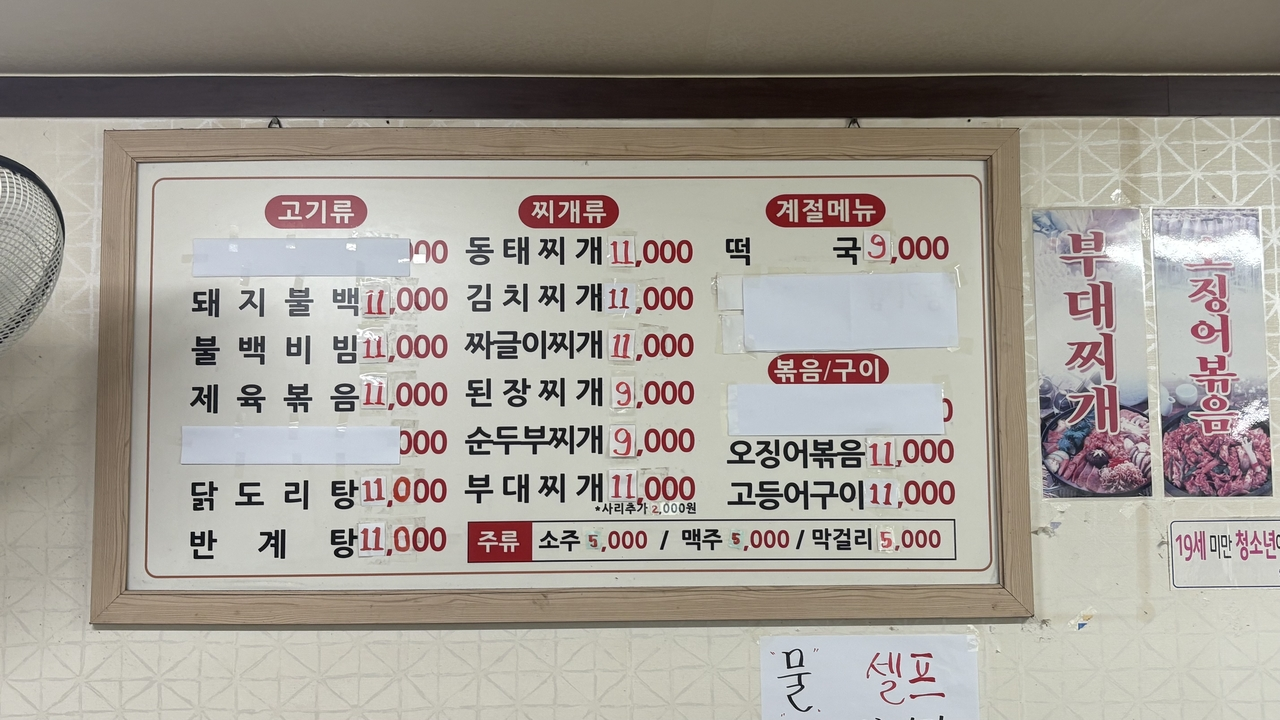
#> input picture images/menu_001.jpg, 1280 x 720 px
$ python preprocess_image.py --image ../images/menu_001.jpg
#> lines starting #> are read from the running program, lines starting #| are printed output that depends on the picture; after the words box and inside, x2 and y2 are one past the last pixel; in counts of white or black regions, pixels touching at a corner belong together
import argparse
import math
import os
from pathlib import Path

from PIL import Image, ImageEnhance, ImageFilter, ImageOps


def preprocess_image(
    input_path: str,
    output_path: str | None = None,
    crop: tuple[int, int, int, int] | None = None,
    scale: float = 2.0,
    grayscale: bool = True,
    contrast: float = 1.4,
    sharpness: float = 1.6,
    perspective: bool = True,
    deskew: bool = True,
    max_deskew_angle: float = 25.0,
    max_output_pixels: int | None = None,
):
#> called with input_path = '../images/menu_001.jpg', scale = 2, grayscale = True, contrast = 1.4, sharpness = 1.6, perspective = True, deskew = True, max_deskew_angle = 25
    source = Path(input_path)
    if not source.exists() or not source.is_file():
        raise FileNotFoundError(f"이미지 파일을 찾을 수 없습니다: {input_path}")

    image = Image.open(source)
#> image is the input picture: PIL image 1280x720 RGB; mean R, G, B 161.2, 155.3, 147.7
    image = ImageOps.exif_transpose(image)

    if crop:
        image = image.crop(crop)

    if perspective:
        image = auto_perspective_correct(image)

    if deskew:
        image = auto_deskew(image, max_angle=max_deskew_angle)

    if max_output_pixels is None:
        max_output_pixels = int(os.getenv("OCR_PREPROCESS_MAX_PIXELS", "20000000"))

    effective_scale = max(float(scale), 0.1)
    target_pixels = image.width * image.height * (effective_scale**2)
    if max_output_pixels > 0 and target_pixels > max_output_pixels:
        effective_scale = math.sqrt(max_output_pixels / (image.width * image.height))

    if abs(effective_scale - 1.0) > 0.001:
        width = max(1, int(image.width * effective_scale))
        height = max(1, int(image.height * effective_scale))
        image = image.resize((width, height), Image.Resampling.LANCZOS)

    if grayscale:
        image = ImageOps.grayscale(image)

    image = ImageEnhance.Contrast(image).enhance(contrast)
    image = ImageEnhance.Sharpness(image).enhance(sharpness)
    image = image.filter(ImageFilter.UnsharpMask(radius=1.5, percent=140, threshold=3))

    target = Path(output_path) if output_path else build_output_path(source)
    target.parent.mkdir(parents=True, exist_ok=True)
    image.save(target, quality=95)

    return target


def require_cv_tools():
    try:
        import cv2
        import numpy as np
    except ImportError as error:
        raise RuntimeError(
            "기울기/원근 보정에는 opencv-python-headless와 numpy가 필요합니다. "
            "pip install -r requirements.txt를 실행해주세요."
        ) from error

    return cv2, np


def auto_perspective_correct(image: Image.Image):
    cv2, np = require_cv_tools()
    cv_image = pil_to_cv(image)
    original = cv_image.copy()
    height, width = cv_image.shape[:2]

    gray = cv2.cvtColor(cv_image, cv2.COLOR_BGR2GRAY)
    gray = cv2.GaussianBlur(gray, (5, 5), 0)
    edges = cv2.Canny(gray, 50, 150)
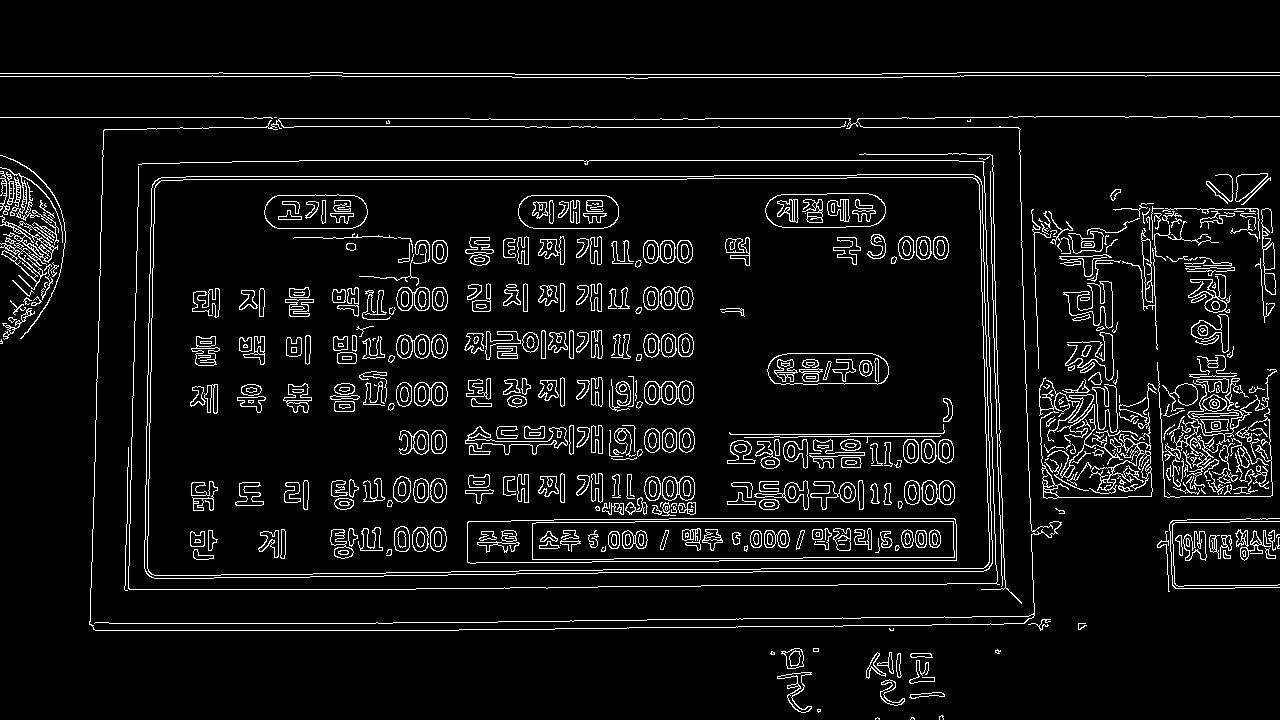
#> edges: shape (720, 1280); 6.6% white in thin lines or dots
    edges = cv2.dilate(edges, np.ones((5, 5), np.uint8), iterations=1)
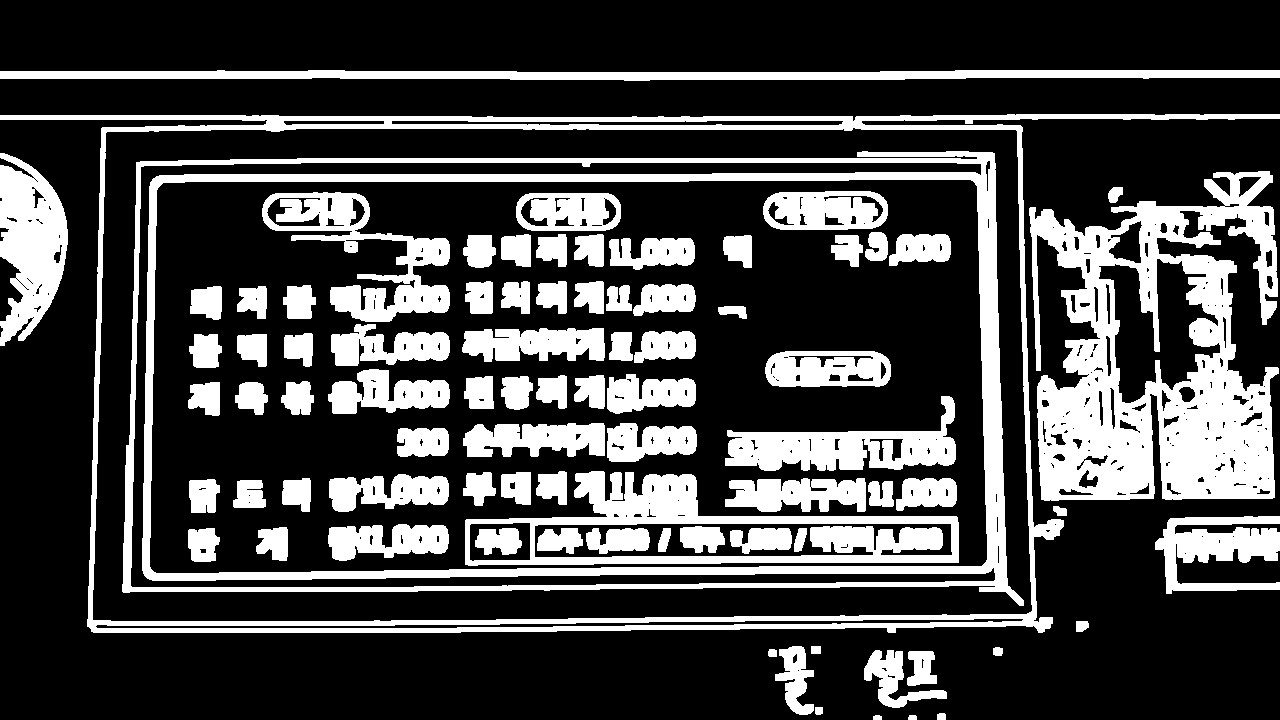
#> edges: shape (720, 1280); 27.3% white; 83 white regions

    contours, _ = cv2.findContours(edges, cv2.RETR_EXTERNAL, cv2.CHAIN_APPROX_SIMPLE)
#> contours = 18 contours; largest, box (x1, y1, x2, y2) and area: (0, 114, 1280, 633) 479652, (1029, 171, 1279, 501) 56788, (0, 70, 1280, 81) 9045, (0, 153, 68, 346) 8444, (1155, 516, 1280, 594) 5034
    contours = sorted(contours, key=cv2.contourArea, reverse=True)
    min_area = width * height * 0.18

    for contour in contours[:8]:
        area = cv2.contourArea(contour)
        if area < min_area:
            continue

        perimeter = cv2.arcLength(contour, True)
        approx = cv2.approxPolyDP(contour, 0.02 * perimeter, True)
        if len(approx) != 4:
            continue

        corrected = four_point_transform(original, approx.reshape(4, 2))
        if corrected.shape[0] < 100 or corrected.shape[1] < 100:
            continue

        return cv_to_pil(corrected)
#> this loop made 8 passes
#> area on passes 2 to 8: 56788, 9045, 8444, 5034, 1676, 1359, 699

    return image


def auto_deskew(image: Image.Image, max_angle: float = 25.0):
#> called with max_angle = 25
    cv2, np = require_cv_tools()
    cv_image = pil_to_cv(image)
    gray = cv2.cvtColor(cv_image, cv2.COLOR_BGR2GRAY)
    gray = cv2.GaussianBlur(gray, (3, 3), 0)

    threshold = cv2.threshold(gray, 0, 255, cv2.THRESH_BINARY_INV + cv2.THRESH_OTSU)[1]
#> threshold: shape (720, 1280); 38.5% white; 426 white regions (182 under 20 px), largest, box (x1, y1, x2, y2) and area: (0, 0, 1280, 631) 271241, (1039, 380, 1152, 498) 7723, (1161, 393, 1273, 497) 7155
    kernel = cv2.getStructuringElement(cv2.MORPH_RECT, (30, 3))
    connected = cv2.dilate(threshold, kernel, iterations=1)
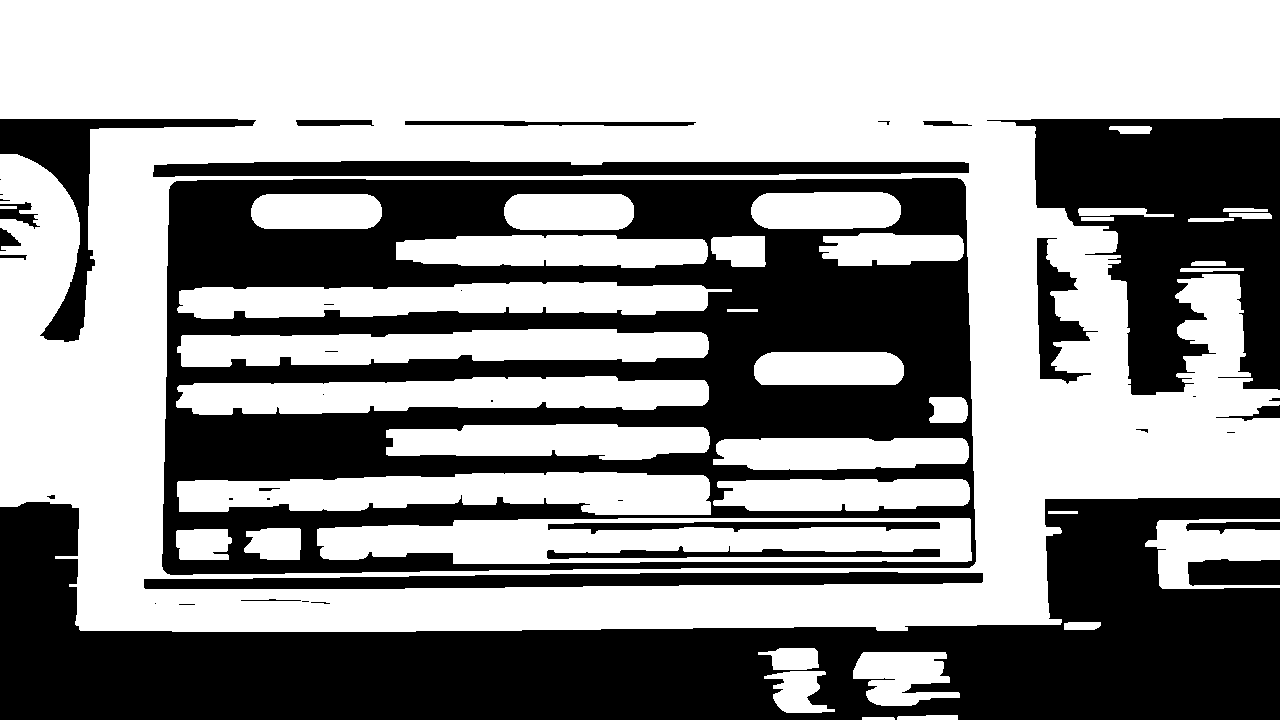
#> connected: shape (720, 1280); 57.7% white; 41 black regions (17 under 20 px), largest, box (x1, y1, x2, y2) and area: (162, 178, 976, 575) 163430, (0, 498, 1280, 720) 139778, (987, 118, 1280, 395) 43338

    coords = np.column_stack(np.where(connected > 0))
#> coords = 531526 pairs, first value 0 to 719, second value 0 to 1279
    if len(coords) < 100:
        return image

    angle = cv2.minAreaRect(coords)[-1]
#> angle = -90
    if angle < -45:
        angle = -(90 + angle)
#> angle = 0
    else:
        angle = -angle

    if abs(angle) < 0.25 or abs(angle) > max_angle:
        return image

    height, width = cv_image.shape[:2]
    center = (width // 2, height // 2)
    matrix = cv2.getRotationMatrix2D(center, angle, 1.0)
    cos = abs(matrix[0, 0])
    sin = abs(matrix[0, 1])
    new_width = int((height * sin) + (width * cos))
    new_height = int((height * cos) + (width * sin))
    matrix[0, 2] += (new_width / 2) - center[0]
    matrix[1, 2] += (new_height / 2) - center[1]

    rotated = cv2.warpAffine(
        cv_image,
        matrix,
        (new_width, new_height),
        flags=cv2.INTER_CUBIC,
        borderMode=cv2.BORDER_REPLICATE,
    )
    return cv_to_pil(rotated)


def pil_to_cv(image: Image.Image):
    _, np = require_cv_tools()
    rgb_image = image.convert("RGB")
    return np.array(rgb_image)[:, :, ::-1].copy()


def cv_to_pil(cv_image):
    rgb_image = cv_image[:, :, ::-1]
    return Image.fromarray(rgb_image)


# [40 lines left out: functions order_points, four_point_transform, not called in this run]


def build_output_path(source: Path):
    return Path("images/preprocessed") / f"{source.stem}_preprocessed.jpg"


def parse_crop(crop_text: str | None):
    if not crop_text:
        return None

    values = [int(value.strip()) for value in crop_text.split(",")]
    if len(values) != 4:
        raise ValueError("--crop은 left,top,right,bottom 형식이어야 합니다. 예: 90,120,1030,590")

    left, top, right, bottom = values
    if right <= left or bottom <= top:
        raise ValueError("--crop 좌표가 올바르지 않습니다. right/bottom은 left/top보다 커야 합니다.")

    return left, top, right, bottom


def parse_args():
    parser = argparse.ArgumentParser(description="CLOVA OCR 재시도용 메뉴판 이미지를 로컬 전처리")
    parser.add_argument("--image", required=True, help="전처리할 원본 이미지 경로")
    parser.add_argument("--output", help="저장할 전처리 이미지 경로")
    parser.add_argument("--crop", help="잘라낼 영역: left,top,right,bottom")
    parser.add_argument("--scale", type=float, default=2.0, help="확대 배율")
    parser.add_argument("--contrast", type=float, default=1.4, help="대비 보정 강도")
    parser.add_argument("--sharpness", type=float, default=1.6, help="선명도 보정 강도")
    parser.add_argument("--color", action="store_true", help="흑백 변환하지 않고 컬러 유지")
    parser.add_argument("--no-perspective", action="store_true", help="자동 원근 보정을 끔")
    parser.add_argument("--no-deskew", action="store_true", help="자동 기울기 보정을 끔")
    parser.add_argument("--max-deskew-angle", type=float, default=25.0, help="자동 회전 보정 최대 각도")
    return parser.parse_args()


def main():
    args = parse_args()

    try:
        output_path = preprocess_image(
            input_path=args.image,
            output_path=args.output,
            crop=parse_crop(args.crop),
            scale=args.scale,
            grayscale=not args.color,
            contrast=args.contrast,
            sharpness=args.sharpness,
            perspective=not args.no_perspective,
            deskew=not args.no_deskew,
            max_deskew_angle=args.max_deskew_angle,
        )
#> in preprocess_image, `image = ImageEnhance.Contrast(image).enhance(contrast)`:
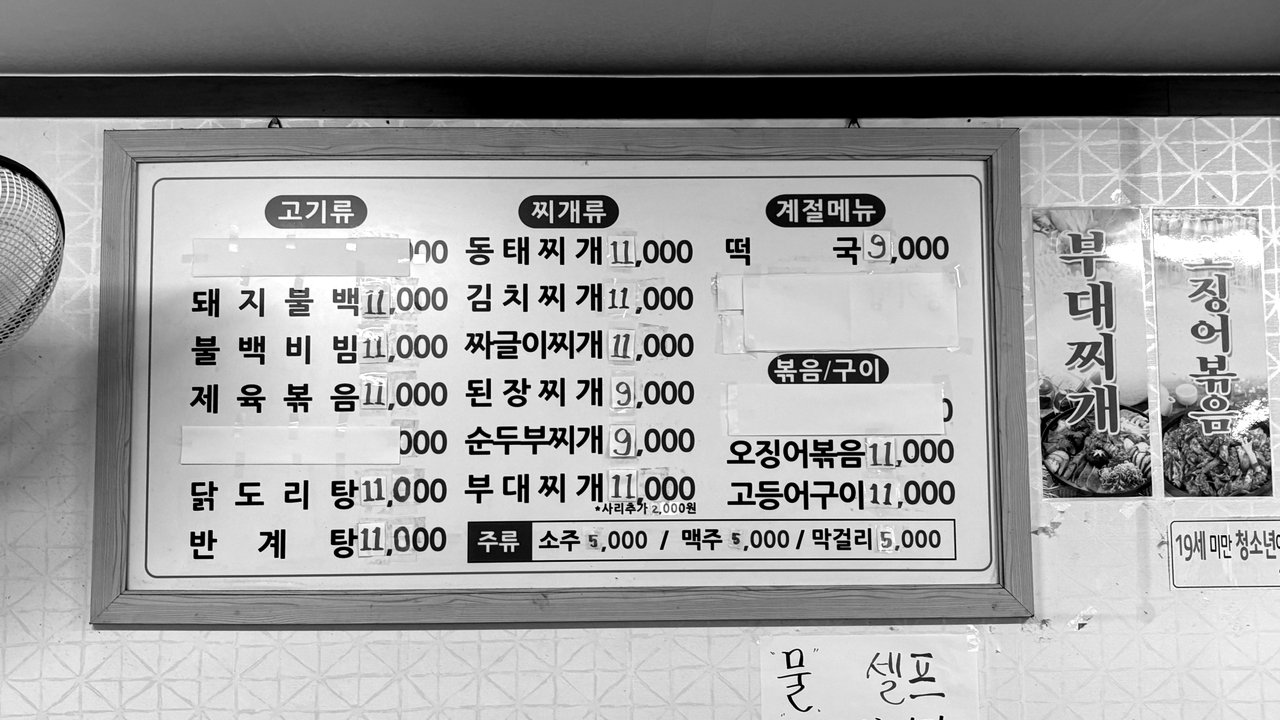
#> image: PIL image 2560x1440 L (shown at 1/2 size); min 0, max 255, mean 156.8
        print(f"전처리 이미지 저장 완료: {output_path}")
    except Exception as error:
        print(f"[전처리 오류] {error}")


if __name__ == "__main__":
    main()

$ run again, on images/menu_003.jpg
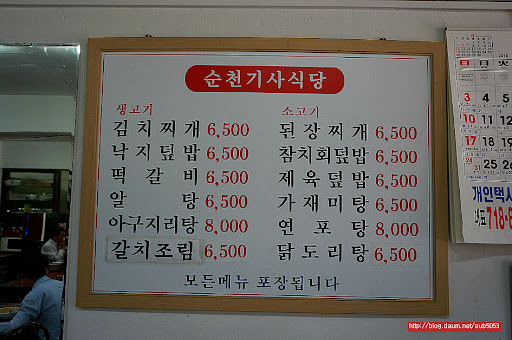
#> input picture images/menu_003.jpg, 512 x 340 px
#> in preprocess_image, image is the input picture: PIL image 512x340 RGB; mean R, G, B 105.6, 101.9, 97.5
#> in auto_perspective_correct, `edges = cv2.dilate(edges, np.ones((5, 5), np.uint8), iterations=1)`:
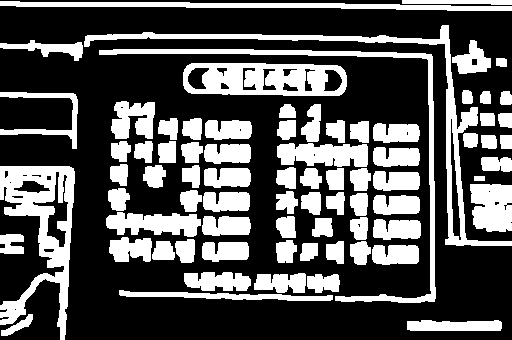
#> edges: shape (340, 512); 33.6% white; 77 white regions
#> contours = 77 contours; largest, box (x1, y1, x2, y2) and area: (0, 166, 75, 340) 6054, (183, 63, 347, 96) 4862, (84, 25, 512, 246) 4386, (99, 49, 436, 303) 2784, (0, 1, 512, 11) 2064
#> the loop in auto_perspective_correct, `for contour in contours[:8]:` made 8 passes
#> area on passes 1 to 8: 6054, 4861.5, 4385.5, 2784, 2064, 1693, 1616.5, 1500
#> threshold: shape (340, 512); 30.7% white; 388 white regions (227 under 20 px), largest, box (x1, y1, x2, y2) and area: (0, 27, 512, 340) 40964, (185, 65, 344, 94) 3371, (0, 3, 201, 8) 484
#> connected: shape (340, 512); 63% white; 20 black regions (3 under 20 px), largest, box (x1, y1, x2, y2) and area: (109, 52, 418, 298) 32364, (0, 0, 512, 60) 17323, (83, 312, 484, 340) 8107
#> coords = 109691 pairs, first value 0 to 339, second value 0 to 511
#> in auto_deskew, `angle = cv2.minAreaRect(coords)[-1]`: angle = -90
#> in auto_deskew, `angle = -(90 + angle)`: angle = 0
#> in preprocess_image, `image = image.filter(ImageFilter.UnsharpMask(radius=1.5, percent=140, ..`:
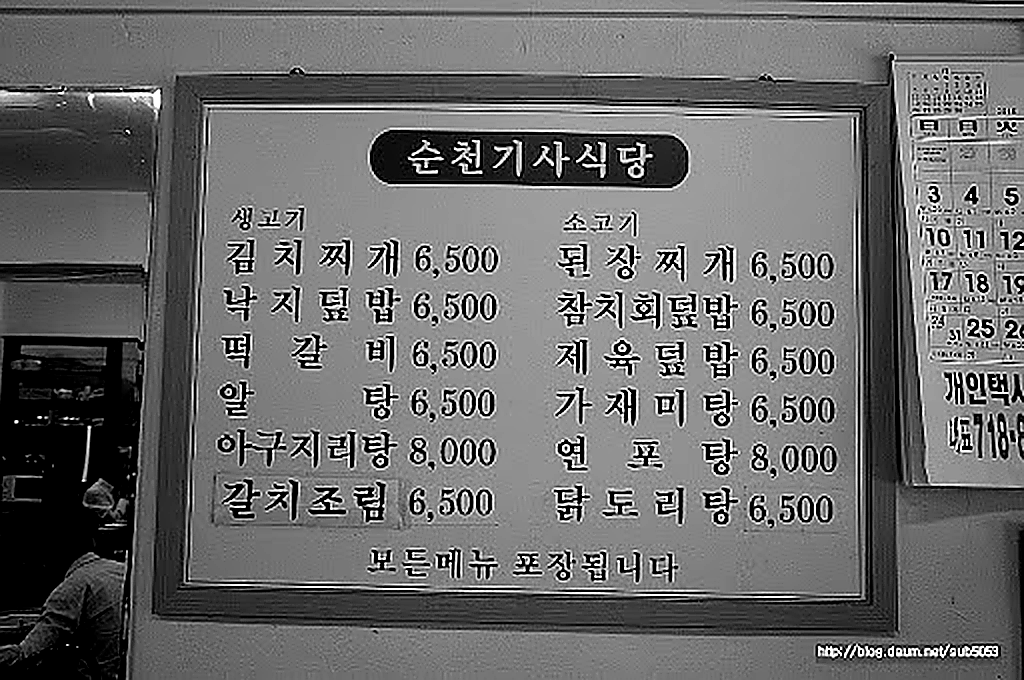
#> image: PIL image 1024x680 L; min 0, max 255, mean 106.3
